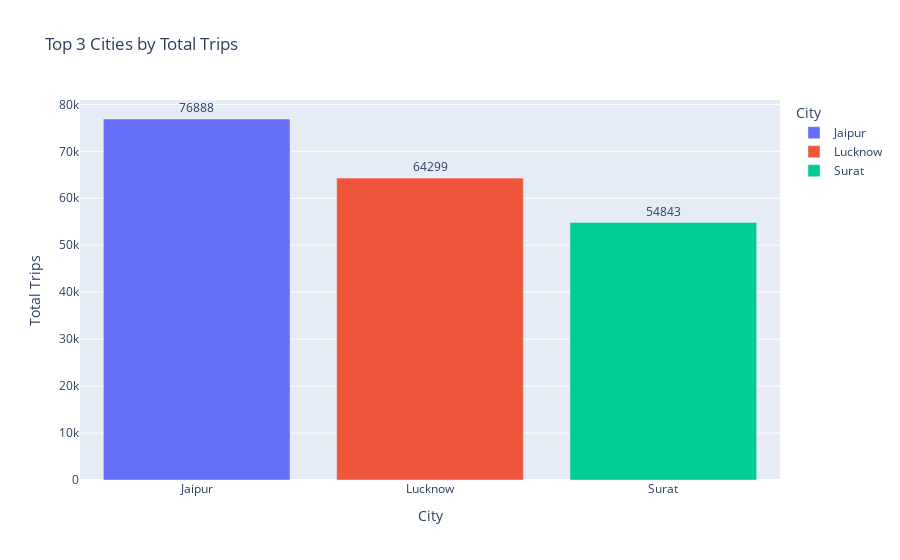
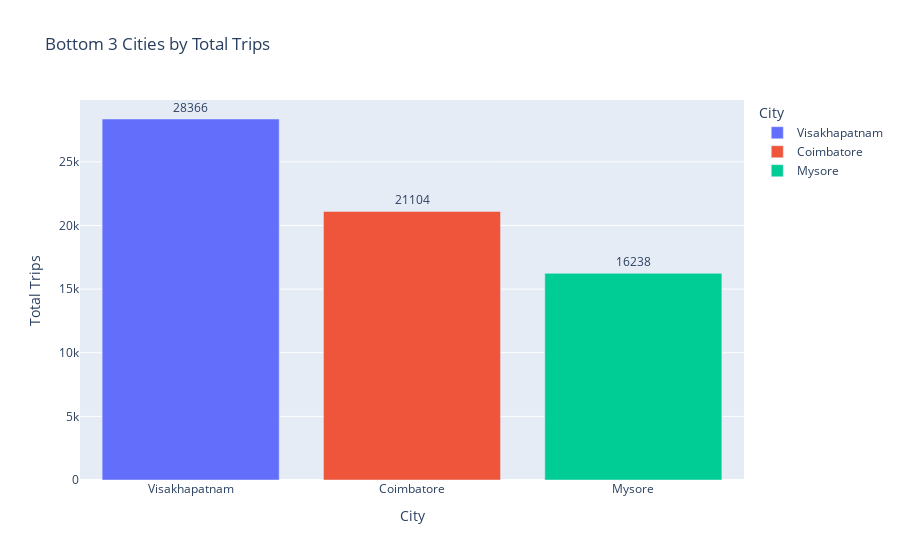

Here is the notebook cell these charts were saved with, in order:
### Markdown cell above
### Top and Bottom Performing Cities

### Code cell
trips_per_city = fact_trips.groupby('city_id')['trip_id'].count().reset_index()
trips_per_city.rename(columns={'trip_id': 'total_trips'}, inplace=True)
trips_with_city_names = pd.merge(trips_per_city, dim_city, on='city_id', how='left')
sorted_trips = trips_with_city_names.sort_values(by='total_trips', ascending=False)
top_3_cities = sorted_trips.head(3)
bottom_3_cities = sorted_trips.tail(3)

# Visualization for Top 3 Cities
fig_top = px.bar(
    top_3_cities,
    x='city_name',
    y='total_trips',
    title="Top 3 Cities by Total Trips",
    labels={'city_name': 'City', 'total_trips': 'Total Trips'},
    text='total_trips',
    color='city_name'
)
fig_top.update_traces(textposition='outside')

# Visualization for Bottom 3 Cities
fig_bottom = px.bar(
    bottom_3_cities,
    x='city_name',
    y='total_trips',
    title="Bottom 3 Cities by Total Trips",
    labels={'city_name': 'City', 'total_trips': 'Total Trips'},
    text='total_trips',
    color='city_name'
)
fig_bottom.update_traces(textposition='outside')

# Show the figures
fig_top.show()
fig_bottom.show()

### Figure 1 — Plotly figure (JSON) as saved in the notebook; plotly's stock layout.template omitted (floating-point values rounded to 4 significant figures)
{"data": [{"alignmentgroup": "True", "hovertemplate": "City=%{x}<br>Total Trips=%{text}<extra></extra>", "legendgroup": "Jaipur", "marker": {"color": "#636efa", "pattern": {"shape": ""}}, "name": "Jaipur", "offsetgroup": "Jaipur", "orientation": "v", "showlegend": true, "text": [76888], "textposition": "outside", "type": "bar", "x": ["Jaipur"], "xaxis": "x", "y": [76888], "yaxis": "y"}, {"alignmentgroup": "True", "hovertemplate": "City=%{x}<br>Total Trips=%{text}<extra></extra>", "legendgroup": "Lucknow", "marker": {"color": "#EF553B", "pattern": {"shape": ""}}, "name": "Lucknow", "offsetgroup": "Lucknow", "orientation": "v", "showlegend": true, "text": [64299], "textposition": "outside", "type": "bar", "x": ["Lucknow"], "xaxis": "x", "y": [64299], "yaxis": "y"}, {"alignmentgroup": "True", "hovertemplate": "City=%{x}<br>Total Trips=%{text}<extra></extra>", "legendgroup": "Surat", "marker": {"color": "#00cc96", "pattern": {"shape": ""}}, "name": "Surat", "offsetgroup": "Surat", "orientation": "v", "showlegend": true, "text": [54843], "textposition": "outside", "type": "bar", "x": ["Surat"], "xaxis": "x", "y": [54843], "yaxis": "y"}], "layout": {"autosize": true, "barmode": "relative", "legend": {"title": {"text": "City"}, "tracegroupgap": 0}, "title": {"text": "Top 3 Cities by Total Trips"}, "xaxis": {"anchor": "y", "autorange": true, "categoryarray": ["Jaipur", "Lucknow", "Surat"], "categoryorder": "array", "domain": [0, 1], "range": [-0.5, 2.5], "title": {"text": "City"}, "type": "category"}, "yaxis": {"anchor": "x", "autorange": true, "domain": [0, 1], "range": [0, 80930.0], "title": {"text": "Total Trips"}, "type": "linear"}}}

### Figure 2 — Plotly figure (JSON) as saved in the notebook; plotly's stock layout.template omitted (floating-point values rounded to 4 significant figures)
{"data": [{"alignmentgroup": "True", "hovertemplate": "City=%{x}<br>Total Trips=%{text}<extra></extra>", "legendgroup": "Visakhapatnam", "marker": {"color": "#636efa", "pattern": {"shape": ""}}, "name": "Visakhapatnam", "offsetgroup": "Visakhapatnam", "orientation": "v", "showlegend": true, "text": [28366], "textposition": "outside", "type": "bar", "x": ["Visakhapatnam"], "xaxis": "x", "y": [28366], "yaxis": "y"}, {"alignmentgroup": "True", "hovertemplate": "City=%{x}<br>Total Trips=%{text}<extra></extra>", "legendgroup": "Coimbatore", "marker": {"color": "#EF553B", "pattern": {"shape": ""}}, "name": "Coimbatore", "offsetgroup": "Coimbatore", "orientation": "v", "showlegend": true, "text": [21104], "textposition": "outside", "type": "bar", "x": ["Coimbatore"], "xaxis": "x", "y": [21104], "yaxis": "y"}, {"alignmentgroup": "True", "hovertemplate": "City=%{x}<br>Total Trips=%{text}<extra></extra>", "legendgroup": "Mysore", "marker": {"color": "#00cc96", "pattern": {"shape": ""}}, "name": "Mysore", "offsetgroup": "Mysore", "orientation": "v", "showlegend": true, "text": [16238], "textposition": "outside", "type": "bar", "x": ["Mysore"], "xaxis": "x", "y": [16238], "yaxis": "y"}], "layout": {"autosize": true, "barmode": "relative", "legend": {"title": {"text": "City"}, "tracegroupgap": 0}, "title": {"text": "Bottom 3 Cities by Total Trips"}, "xaxis": {"anchor": "y", "autorange": true, "categoryarray": ["Visakhapatnam", "Coimbatore", "Mysore"], "categoryorder": "array", "domain": [0, 1], "range": [-0.5, 2.5], "title": {"text": "City"}, "type": "category"}, "yaxis": {"anchor": "x", "autorange": true, "domain": [0, 1], "range": [0, 29860.0], "title": {"text": "Total Trips"}, "type": "linear"}}}
